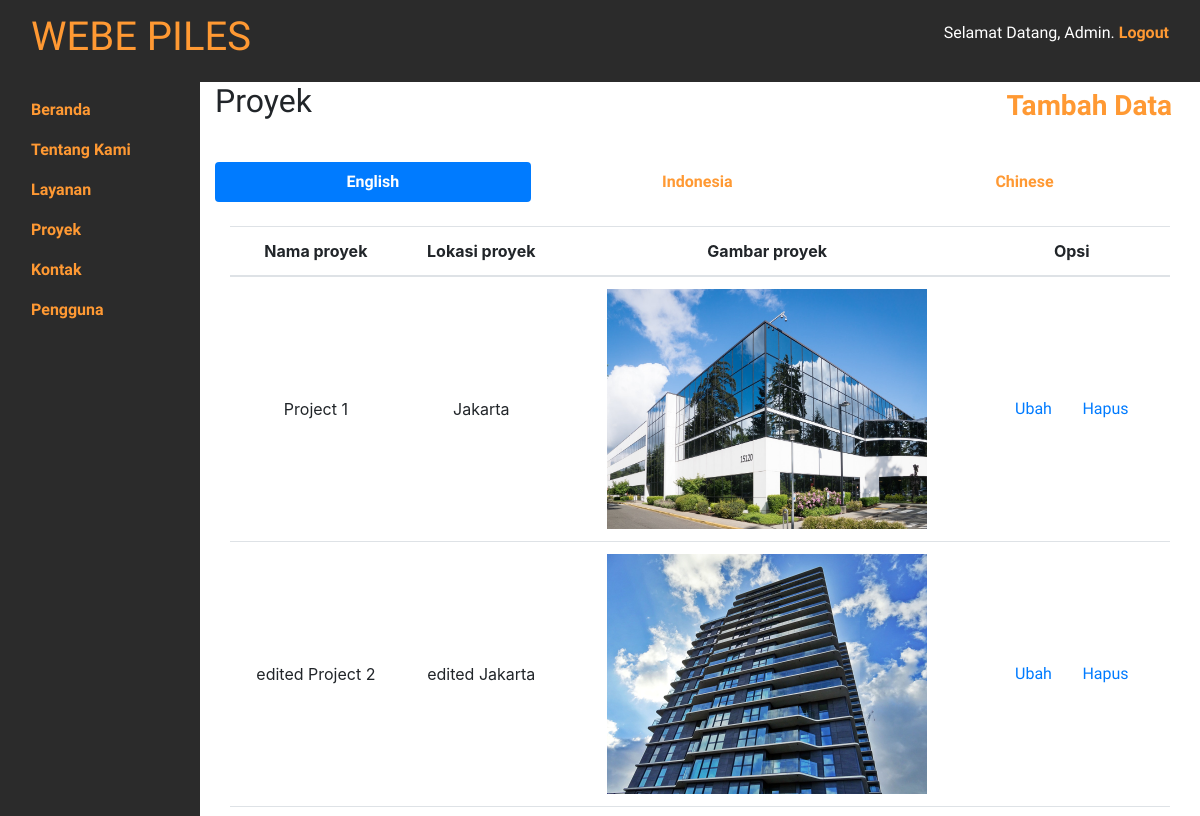
Page /admin/proyek.php (signed in, upper part) on the earlier database version.
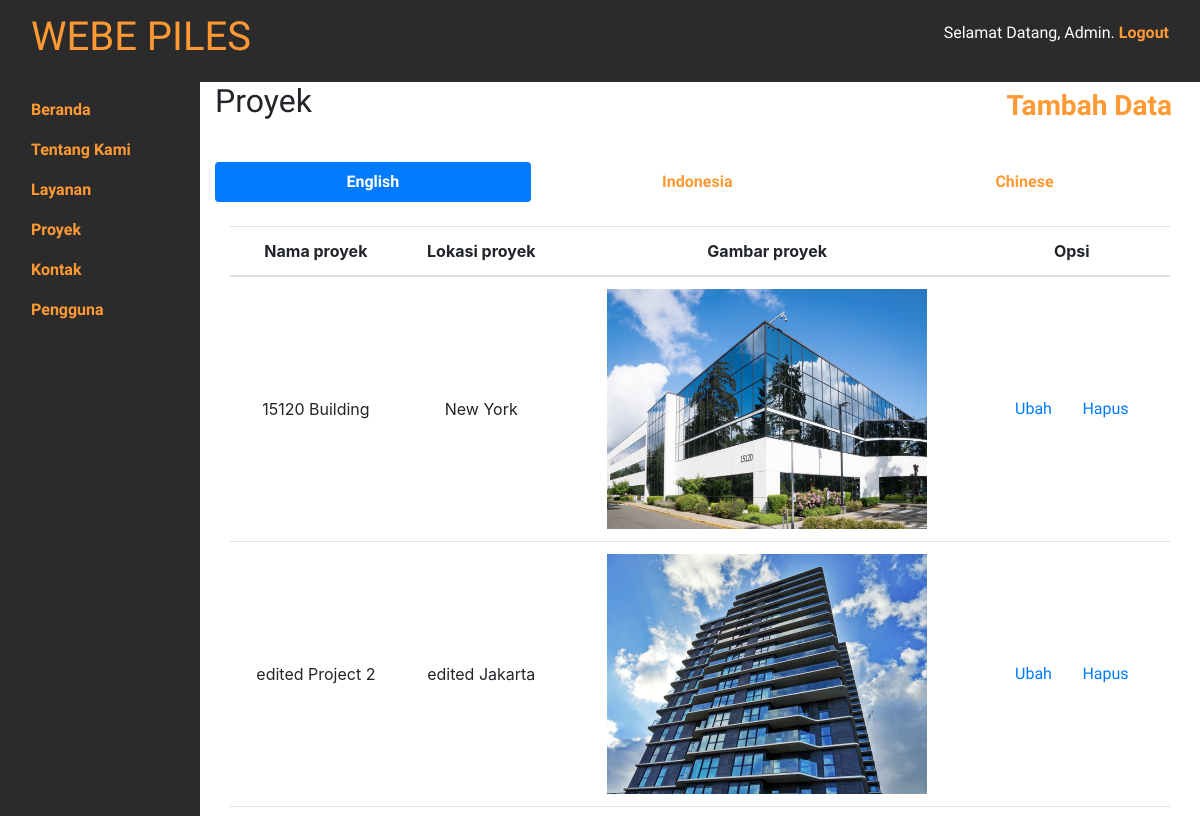
Same page on the later database version.
### tables this page shows
CREATE TABLE `proyek` (
  `id_proyek` int(11) NOT NULL,
  `gambar_proyek` varchar(200) NOT NULL,
  `nama_proyek` varchar(100) DEFAULT NULL,
  `lokasi_proyek` varchar(50) DEFAULT NULL,
  `bahasa_proyek` varchar(2) DEFAULT NULL
);

### admin/proyek.php (the view, shortened to what this page needs)
<!doctype html>
<html lang="id">
    <?php include 'head.php'; ?>
  </head>
  <body>
    <?php include 'navbar.php'; ?>
    <div class="container-fluid">
      <div class="row">
        <div class="col-md-10">
          <div class="row">
            <div class="col d-flex justify-content-between">
              <h2>Proyek</h2>
              <a href="tambah/tambah-proyek.php" class="btn btn-link">
                <h3 style="color: #ff9933; font-weight: bold;">Tambah Data</h3>
              </a>
            </div>
          </div>
          <br>
          <ul class="nav nav-pills nav-fill" role="tablist">
            <li class="nav-item">
              <a class="nav-link active" data-toggle="pill" href="#proyek-en">English</a>
            </li>
            <li class="nav-item">
              <a class="nav-link" data-toggle="pill" href="#proyek-id">Indonesia</a>
            </li>
            <li class="nav-item">
              <a class="nav-link" data-toggle="pill" href="#proyek-cn">Chinese</a>
            </li>
          </ul>
          <div class="tab-content">
            <div id="proyek-en" class="container tab-pane active"><br>
              <?php
                include 'fungsi/koneksi.php';
                $proyek_en = "SELECT * FROM proyek WHERE bahasa_proyek = 'en'";
                $hasil_proyek_en = mysqli_query($koneksi, $proyek_en);
              ?>
              <table class="table table-hover text-center">
                <thead>
                  <tr>
                    <th class="align-middle">Nama proyek</th>
                    <th class="align-middle">Lokasi proyek</th>
                    <th class="align-middle">Gambar proyek</th>
                    <th class="align-middle">Opsi</th>
                  </tr>
                </thead>
                <tbody>
                  <?php
                    while ($row_proyek_en = mysqli_fetch_array($hasil_proyek_en, MYSQLI_ASSOC)) {
                  ?>
                  <tr>
                    <td class="align-middle"><?php echo $row_proyek_en['nama_proyek']; ?></td>
                    <td class="align-middle"><?php echo $row_proyek_en['lokasi_proyek']; ?></td>
                    <td class="align-middle"><img style="width: 320px; height: 240px;" src="../<?php echo $row_proyek_en['gambar_proyek']; ?>"></td>
                    <td class="align-middle">
                      <a href="ubah/ubah-proyek.php?id=<?php echo $row_proyek_en['id_proyek']; ?>" class="btn btn-link">Ubah</a>
                      <a href="fungsi/delete/delete-proyek.php?id=<?php echo $row_proyek_en['id_proyek']; ?>" class="btn btn-link">Hapus</a>
                    </td>
                  </tr>
                  <?php
                    }
                  ?>
                </tbody>
              </table>
            </div>
          </div>
        </div>
      </div>
    </div>
  </body>
</html>

Differences in the rows shown:
changed proyek: nama_proyek "Project 1" → "15120 Building"; lokasi_proyek "Jakarta" → "New York"
